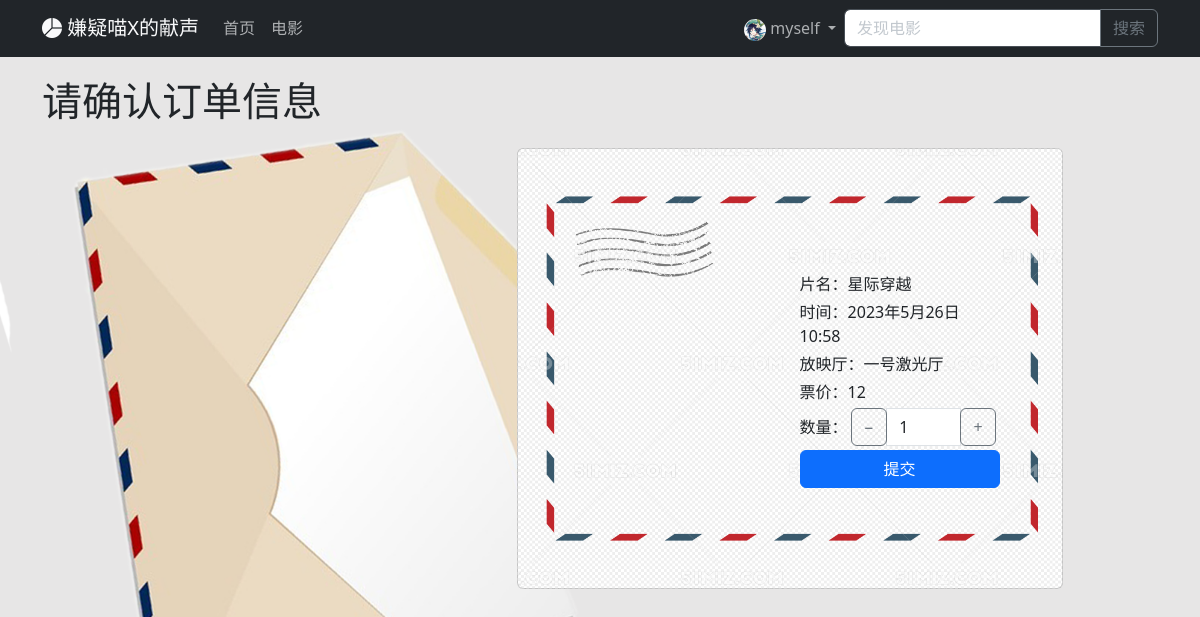
Page /m/ordering/18/ (signed in) on the committed database.
### productApp/models.py (models this page shows, shortened)
class user_exp(models.Model):
    photo = ProcessedImageField(upload_to='user/', blank=True, default='static/img/default.jpg',
                            verbose_name='头像', processors=[ResizeToFill(600,600)],)
    favorite = models.ManyToManyField(movie_base, verbose_name="想看", blank=True, null=True, default=None)
    user = models.OneToOneField(User, verbose_name="用户", related_name="other", on_delete=models.CASCADE, default="")

class movie_base(models.Model):
    name = models.CharField(max_length=100, verbose_name="名称")
    inform = models.TextField(verbose_name="简介")
    rate = models.FloatField(verbose_name="评分", blank=True, null=True, default=5.0)
    label = models.ManyToManyField(kind_base, verbose_name="标签", null=True, default=None)
    time_publish = models.DateField(max_length=20, default=timezone.now, verbose_name="上映时间")
    views = models.IntegerField(verbose_name="访问量", blank=True, null=True, default=0)
    photo = models.ImageField(upload_to='movie/', blank=True)
    showing = models.BooleanField(default=False, verbose_name="正在上映")
    class Meta:
        verbose_name = '电影'
        verbose_name_plural = '电影'

class session_base(models.Model):
    movie=models.ForeignKey(movie_base, verbose_name="电影", related_name="session", on_delete=models.PROTECT)
    time=models.DateTimeField(max_length=20, default=timezone.now, verbose_name="时间")
    location=models.ForeignKey(hall_base, verbose_name="厅", on_delete=models.PROTECT, default="")
    ordered_seats=models.IntegerField(verbose_name="已订座位数", blank=True, null=True, default=0)
    charge=models.IntegerField(verbose_name="票价", blank=True, null=True)
    class Meta:
        verbose_name = '场次'
        verbose_name_plural = '场次'

class hall_base(models.Model):
    name=models.CharField(max_length=100, verbose_name="名称")
    total_seats=models.IntegerField(verbose_name="座位数")
    class Meta:
        verbose_name = '放映厅'
        verbose_name_plural = '放映厅'

### productApp/views.py (the view)
# urls.py: path('ordering/<str:sessionid>/', views.ordering_view, name='ordering_url'),
def ordering_view(request, sessionid):
    session = get_object_or_404(session_base, id=sessionid)
    last_seats = int(session.location.total_seats) - int(session.ordered_seats)
    if request.method == 'POST':
        quantity = int(request.POST.get('quantity'))
        if request.user.is_authenticated == False:
            return redirect('/u/login/$?next=/m/ordering/'+sessionid)
        elif last_seats < quantity :
            return redirect('/m/movie/' + str(session.movie.id) + '?error_order=余票不足' + '#buy_ticket_head')
        else:
            session.ordered_seats += quantity
            session.save()
            for i in range(quantity):
                ticket = ticket_base(session=session, user=request.user, status=1)
                ticket.save()
            return render(request, 'orderSuccess.html', {
                'movie':session.movie,
                'session':session
            })
    else:
        if request.user.is_authenticated == False:
            return redirect('/u/login/$?next=/m/ordering/'+sessionid)
        return render(request, 'ordering.html', {
            'movie':session.movie,
            'session':session
        })

### productApp/templates/ordering.html (shortened to what this page needs)
{% extends 'base.html' %}
{% load static %}
{% block content %}
    <div class="container" style="height: calc(100vh - 70px);">
        <h1 class="sub-head">请确认订单信息</h1>
        <div class="row" style="height: calc(50% - 350px);"></div>
        <div class="row">
            <div class="col-md-5">
            </div>
            <div class="col-md-6">
                <div class="card letter" style="aspect-ratio: 4/3 ">
                    <div class="d-flex align-content-center justify-content-center m-3" style="height: 100%;">
                        <div class="align-self-center m-3"
                            style="background-image: url('{{movie.photo.url}}');
                                    width: 35%; aspect-ratio: 1/1;
                                    background-size: cover;
                                    border-radius: 6px;">
                        </div>
                        <div class="align-self-center m-3"
                            style="width: 200px; height: 200px;
                                background-size: cover;
                                border-radius: 6px;">
                            <p class="m-1">片名：{{session.movie.name}}</p>
                            <p class="m-1">时间：{{session.time.year}}年{{session.time.month}}月{{session.time.day}}日 {{session.time.hour}}:{{session.time.minute}}</p>
                            <p class="m-1">放映厅：{{session.location.name}}</p>
                            <p class="m-1">票价：{{session.charge}}</p>
                            <form id="myForm" method="post">
                                <div class="form-group">
                                  <div class="input-group">
                                    <label class="align-self-center mx-1">数量：</label>
                                    <div class="input-group-prepend">
                                      <button class="btn btn-outline-secondary" type="button" id="minusBtn">&#8722;</button>
                                    </div>
                                    <input type="text" class="form-control" id="quantity" name="quantity" value="1" readonly>
                                    <div class="input-group-append">
                                      <button class="btn btn-outline-secondary" type="button" id="addBtn">&#43;</button>
                                    </div>
                                  </div>
                                </div>
                                <button type="submit" class="btn btn-primary m-1" style="width: 100%;">提交</button>
                            </form>
                        </div>
                    </div>
                </div>
            </div>
        </div>
    </div>
{% endblock %}

### templates/base.html (shortened to what this page needs)
{% load static %}
<!DOCTYPE HTML>
<html lang="zh-cn">
<head>
    <link rel="stylesheet" href="{% static '/bootstrap/dist/css/bootstrap.min.css' %}">
    <link rel="stylesheet" href="{% static '/bootstrap-icons-1.10.5/font/bootstrap-icons.css' %}">
    <link rel="stylesheet" href="{% static 'css/style.css' %}">
</head>
<body>
    <nav class="navbar bg-dark navbar-expand-lg bd-navbar sticky-top" data-bs-theme="dark">
        <div class="container">
            <a class="navbar-brand" href="{% url 'home' %}">
                <span><i class="bi bi-pie-chart-fill"></i> 嫌疑喵X的献声</span>
            </a>
            <div class="collapse navbar-collapse" id="navbarScroll">
                <ul class="navbar-nav me-auto my-2 my-lg-0 navbar-nav-scroll" style="--bs-scroll-height: 100px;">
                    <li class="nav-item subject">
                        <a class="nav-link" id="home" aria-current="page" href="{% url 'home' %}">首页</a>
                    </li>
                    <li class="nav-item subject">
                        <a class="nav-link" id="product" href="{% url 'productApp:product' 'all' %}">电影</a>
                    </li>
                </ul>
                <ul class="nav navbar-nav navbar-right">
                    {% if request.user.is_authenticated %}
                    <li class="nav-item dropdown">
                        <a class="nav-link dropdown-toggle subject" data-bs-toggle="dropdown" href="#" role="button" aria-expanded="false">
                            <img class="img-fluid" style="border-radius: 50%; height: 22px;" src="{{request.user.other.photo.url}}" alt="">
                            {{request.user}}
                        </a>
                    </li>
                    {% else %}
                    <a type="button" class="btn btn-success navbar-btn" href="{% url 'loginApp:login_url' %}?next={% firstof request.path '/' %}">登录</a>
                    <a type="button" class="btn btn-dark navbar-btn" href="{% url 'loginApp:signin_url' %}?next={% firstof request.path '/' %}">注册</a>
                    {% endif %}
                </ul>
                <form action="{% url 'productApp:search_url' %}" method="get" class="d-flex" role="search">
                    <div class="input-group">
                        <input class="form-control" type="search" placeholder="发现电影" name="s_movie" aria-label="search" aria-describedby="button-addon2">
                        <button class="btn btn-outline-secondary" type="submit" id="button-addon2">搜索</button>
                    </div>
                </form>
            </div>
        </div>
    </nav>
    <div class="base" id="base0" style="position: relative;">
        <div class="base" id="base1" style="position: absolute;">
        </div>
        <div class="base" style="z-index: 2; position: absolute;">
            {% block content %}{% endblock %}
        </div>
    </div>
</body>
</html>

### static/css/style.css (style rules this page uses)
body { background-color: rgb(231, 230, 230); background-repeat: no-repeat; background-attachment: fixed; background-size: cover; }
.base { width: 100%; min-height: calc(100vh - 56px); background-size:cover; }
.sub-head { margin-top: 20px; }
.letter { background-image: url('../img/letter.png'); background-size: cover; }
.subject { object-fit:cover; transition:transform .5s; }

### rows in the picture
session_base: movie.name "星际穿越", time.year "2023", time.month "5", time.day "26", time.hour "10", time.minute "58", location.name "一号激光厅", charge "12"

### other values in the picture
{{ request.user }} "myself"
